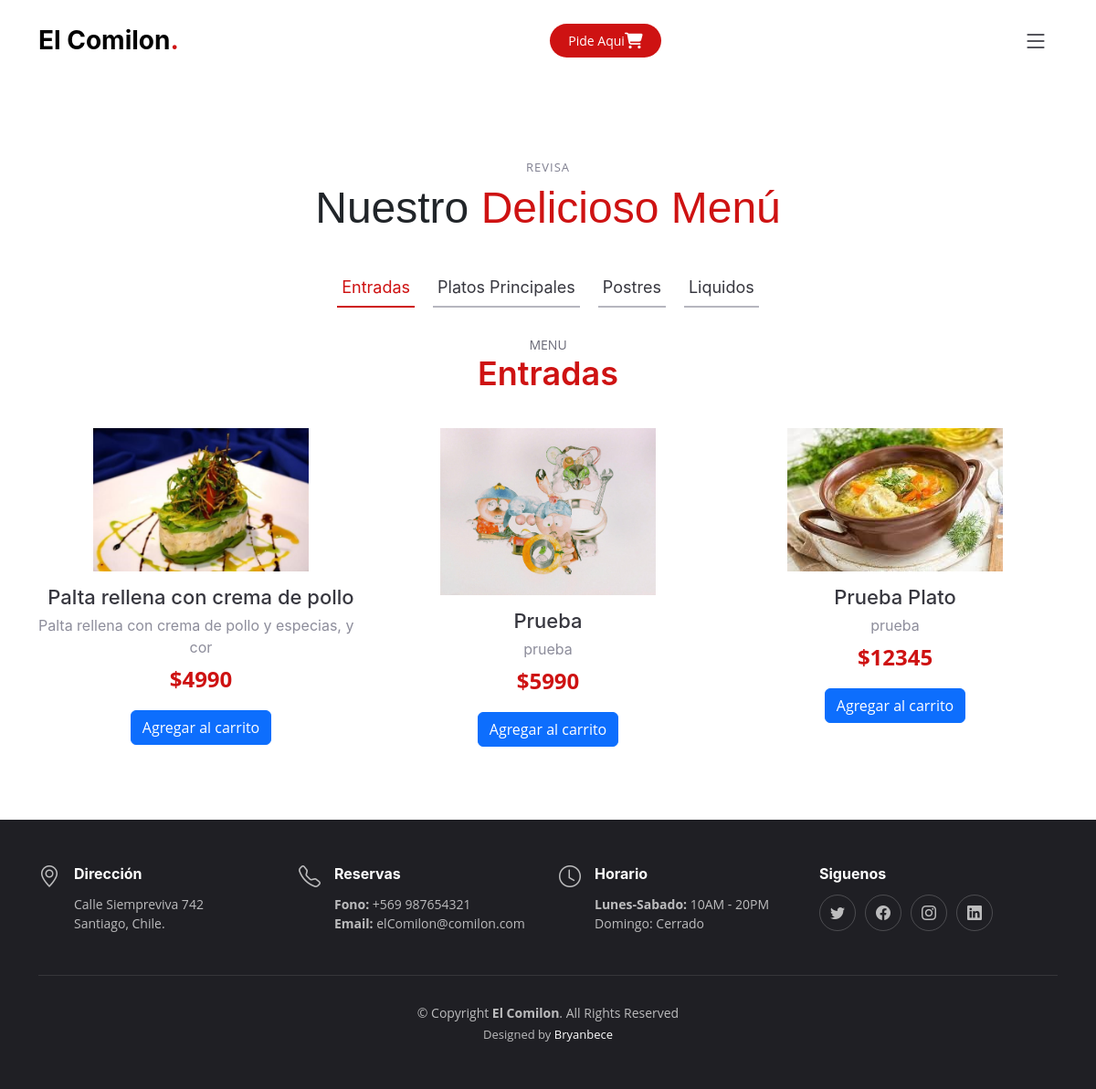
The page /shop/ (signed in) on the database as committed earlier.
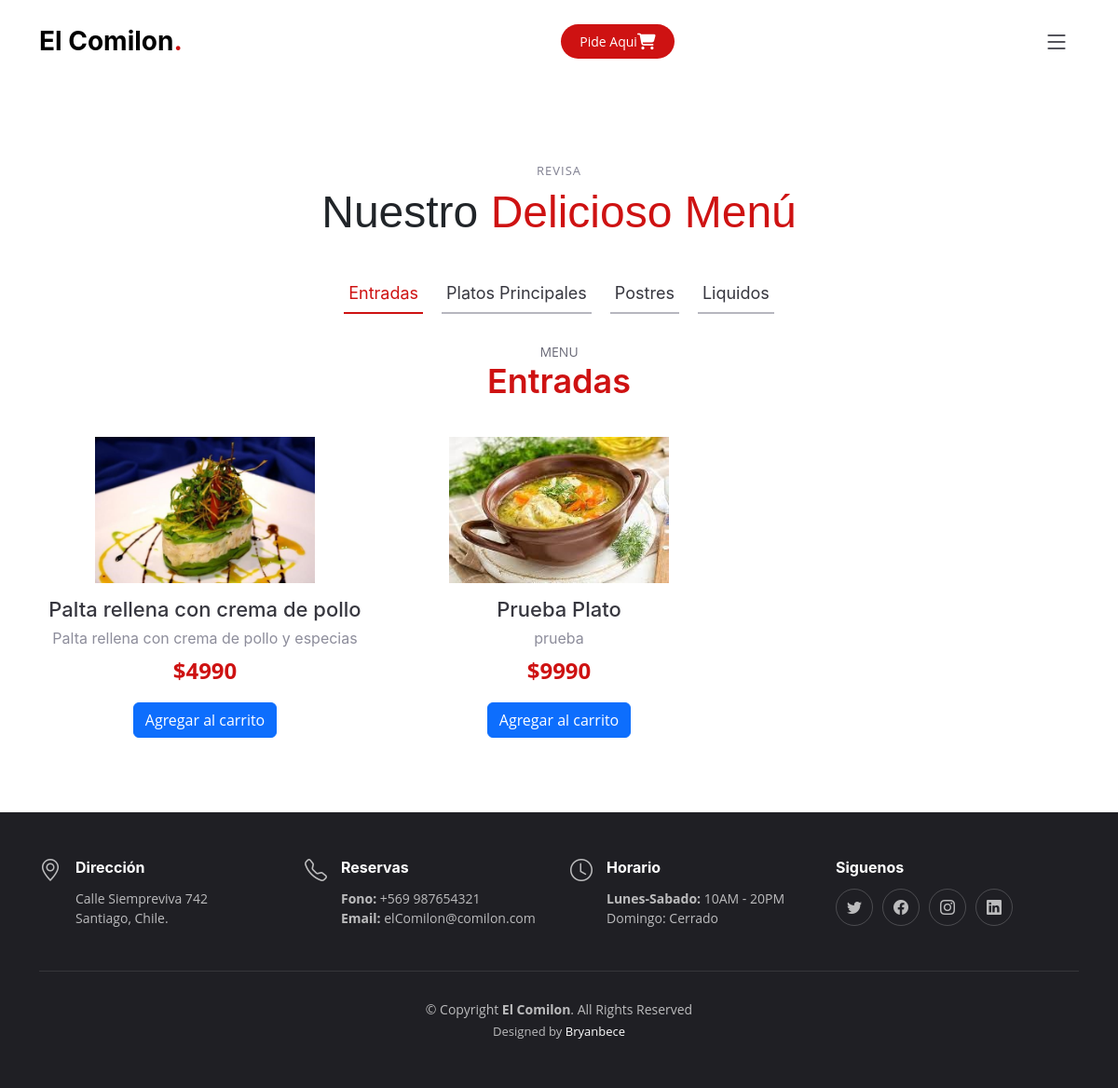
The same page on the database as committed later.
### appweb/models.py (models this page shows, shortened)
class Producto(models.Model):
    nombre = models.CharField(max_length=50)
    descripcion = models.CharField(max_length=50)
    precio = models.IntegerField()
    imagen = models.ImageField(upload_to='producto', null=False)
    tipo_plato = models.IntegerField(choices=list_tipo_producto)
    disponible = models.IntegerField(choices=list_disponibilidad_producto)
    origen = models.IntegerField(choices=list_origen_producto)
    autor = models.ForeignKey(User, on_delete=models.CASCADE, null=True, blank=True)
    cantidadVendidos = models.IntegerField(default=0)

### appweb/views.py (the view)
# urls.py: path('shop/', views.compras, name='compras'),
@login_required(login_url='/accounts/login')
def compras(request):
    producto = Producto.objects.all()
    data = {
        'producto': producto
    }
    return render(request, 'compras.html', data)

### appweb/templates/compras.html (shortened to what this page needs)
{% extends 'base.html' %}
{% load static %}
{% block contenido %}
<section id="menu" class="menu">
    <div class="container aos-init aos-animate" data-aos="fade-up">
        <div class="section-header">
            <h2>Revisa</h2>
            <p>Nuestro <span>Delicioso Menú</span></p>
        </div>
        <ul class="nav nav-tabs d-flex justify-content-center aos-init aos-animate" data-aos="fade-up"
            data-aos-delay="200" role="tablist">
            <li class="nav-item" role="presentation">
                <a class="nav-link active show" data-bs-toggle="tab" data-bs-target="#menu-starters"
                    aria-selected="true" role="tab">
                    <h4>Entradas</h4>
                </a>
            </li>
            <li class="nav-item" role="presentation">
                <a class="nav-link" data-bs-toggle="tab" data-bs-target="#menu-breakfast" aria-selected="false"
                    tabindex="-1" role="tab">
                    <h4>Platos Principales</h4>
                </a>
            </li>
            <li class="nav-item" role="presentation">
                <a class="nav-link" data-bs-toggle="tab" data-bs-target="#menu-lunch" aria-selected="false"
                    tabindex="-1" role="tab">
                    <h4>Postres</h4>
                </a>
            </li>
            <li class="nav-item" role="presentation">
                <a class="nav-link" data-bs-toggle="tab" data-bs-target="#menu-dinner" aria-selected="false"
                    tabindex="-1" role="tab">
                    <h4>Liquidos</h4>
                </a>
            </li>
        </ul>
        <div class="tab-content aos-init aos-animate" data-aos="fade-up" data-aos-delay="300">
            <div class="tab-pane fade active show" id="menu-starters" role="tabpanel">
                <div class="tab-header text-center">
                    <p>Menu</p>
                    <h3>Entradas</h3>
                </div>
                <div class="row gy-5">
                    {% for p in producto %}
                    {% if p.tipo_plato == 0 %}
                    <div class="col-lg-4 menu-item">
                        <a href="{{ p.imagen.url }}" class="glightbox"><img src="{{ p.imagen.url }}"
                                class="menu-img img-fluid" alt=""></a>
                        <h4>{{ p.nombre }}</h4>
                        <p class="ingredients">
                            {{ p.descripcion }}
                        </p>
                        <p class="price">
                            ${{ p.precio }}
                        </p>
                        <form method="POST" action="{% url 'add_to_cart' p.id %}">
                            <input type="submit" value="Agregar al carrito" class="btn btn-primary">
                        </form>
                    </div>
                    {% endif %}
                    {% endfor %}
                </div>
            </div>
        </div>
    </div>
</section>
{% endblock %}

Rows that differ between the two databases and show on the page:
removed Producto: imagen (picture), nombre "Prueba", descripcion "prueba", precio "5990"
changed Producto "Palta rellena con crema de pollo": descripcion "Palta rellena con crema de pollo y especias, y cor" → "Palta rellena con crema de pollo y especias"
changed Producto "Prueba Plato": precio "12345" → "9990"
